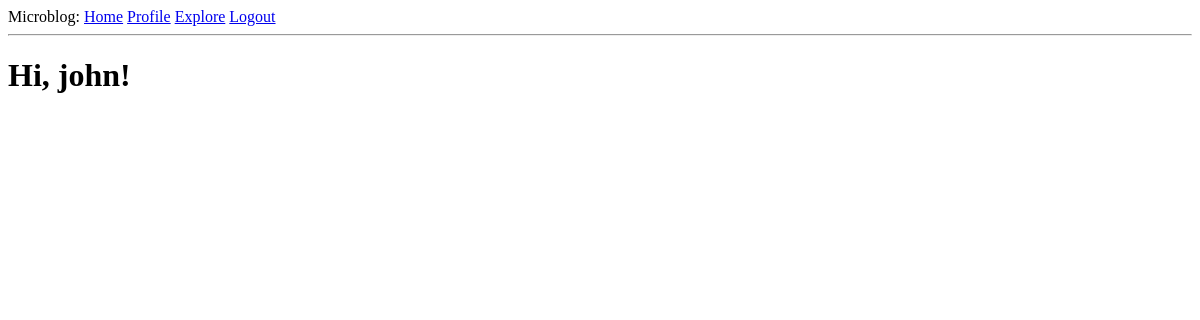
Page /explore (signed in) on the earlier database version.
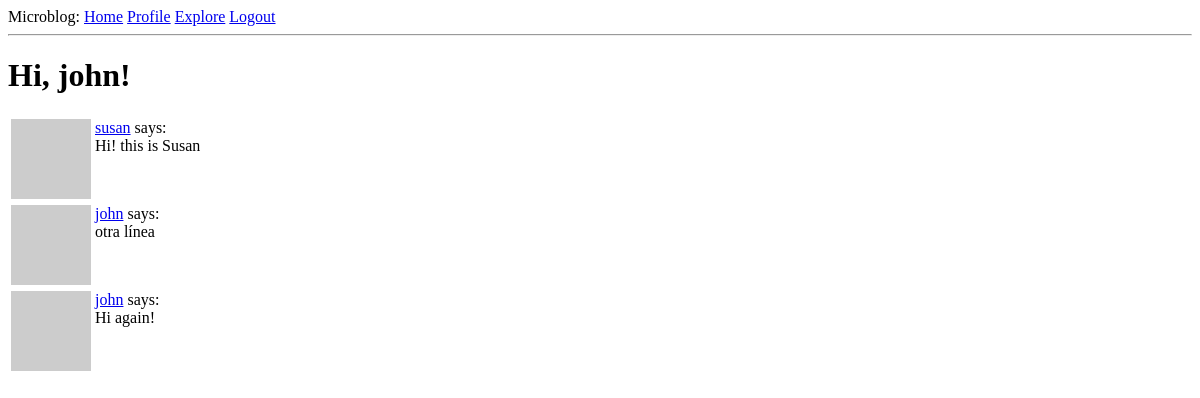
Same page on the later database version.
### app/models.py (models this page shows, shortened)
class User(UserMixin, db.Model):
    id = db.Column(db.Integer, primary_key=True)
    username = db.Column(db.String(64), index=True, unique=True)
    email = db.Column(db.String(120), index=True, unique=True)
    password_hash = db.Column(db.String(128))
    posts = db.relationship("Post", backref="author", lazy="dynamic")
    about_me = db.Column(db.String(140))
    last_seen = db.Column(db.DateTime, default=datetime.utcnow)
    followed = db.relationship(
        "User",
        secondary=followers,
        primaryjoin=(followers.c.follower_id == id),
        secondaryjoin=(followers.c.followed_id == id),
        backref=db.backref("followers", lazy="dynamic"),
        lazy="dynamic",
    )
    def avatar(self, size):
        digest = md5(self.email.lower().encode("utf-8")).hexdigest()
        return "https://www.gravatar.com/avatar/{}?d=identicon&s={}".format(
            digest, size
        )

class Post(db.Model):
    id = db.Column(db.Integer, primary_key=True)
    body = db.Column(db.String(140))
    timestamp = db.Column(db.DateTime, index=True, default=datetime.utcnow)
    user_id = db.Column(db.Integer, db.ForeignKey("user.id"))

### app/routes.py (the view)
@app.route('/explore')
@login_required
def explore():
    posts = Post.query.order_by(Post.timestamp.desc()).all()
    return render_template('index.html', title='Explore', posts=posts)

### app/models.py (called while the page is built)
@login.user_loader
def load_user(id):
    return User.query.get(int(id))

### app/routes.py (called while the page is built)
@app.before_request
def before_request():
    if current_user.is_authenticated:
        current_user.last_seen = datetime.utcnow()
        db.session.commit()

### app/templates/index.html (shortened to what this page needs)
{% extends 'base.html' %}
{% block content %}
  <h1>Hi, {{ current_user.username }}!</h1>
  {% for post in posts %}
    {% include "_post.html" %}
  {% endfor %}
{% endblock %}s

### app/templates/base.html (shortened to what this page needs)
<html>
  <head>
  </head>
  <body>
    <div>
      Microblog:
      <a href="{{ url_for('index') }}">Home</a>
      {% if current_user.is_anonymous %}
        <a href="{{ url_for('login') }}">Login</a>
      {% else %}
        <a href="{{ url_for('user', username = current_user.username) }}">Profile</a>
        <a href="{{ url_for('explore') }}">Explore</a>
        <a href="{{ url_for('logout') }}">Logout</a>
      {% endif %}
    </div>
    <hr />
    {% block content %}
    {% endblock %}
  </body>
</html>

### app/templates/_post.html
<table>
  <tr valign="top">
    <td>
      <img src="{{ post.author.avatar(36) }}" />
    </td>
    <td>
      <a href="{{ url_for('user', username = post.author.username) }}">{{ post.author.username }}</a>
      says:<br />{{ post.body }}
    </td>
  </tr>
</table>

Differences in the rows shown:
added Post: author.username "susan", body "Hi! this is Susan"
added Post: author.username "john", body "otra línea"
added Post: author.username "john", body "Hi again!"
